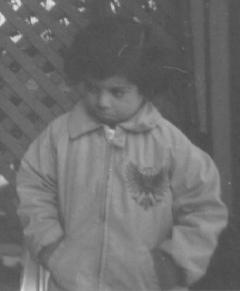
#> input picture Task_1/pout.jpg, 240 x 291 px
$ jupyter execute Exp1.ipynb
#> lines starting #> are read from the running program, lines starting #| are printed output that depends on the picture
### Choose an image with low contrast and work with it as gray image

[cell 1]
import cv2
from matplotlib import pyplot as plt
img = cv2.imread('pout.jpg',0)
#> img is the input picture: shape (291, 240); min 72, max 229, mean 110.3

### Plotting the histogram

[cell 2]
plt.hist(img.ravel(), bins=256)
plt.xlabel('Intensity Value')
plt.ylabel('Count')
plt.show()
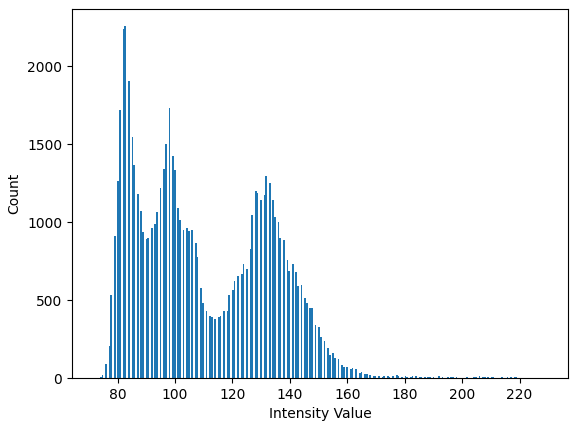
#> figure drawn by matplotlib, 1 panel; tallest bar 2255 high, from x = 82.43 to 83.04

### Plot the cumulative histogram

[cell 3]
plt.hist(img.ravel(), bins=256, cumulative = True)
plt.xlabel('Intensity Value')
plt.ylabel('Count')
plt.show()
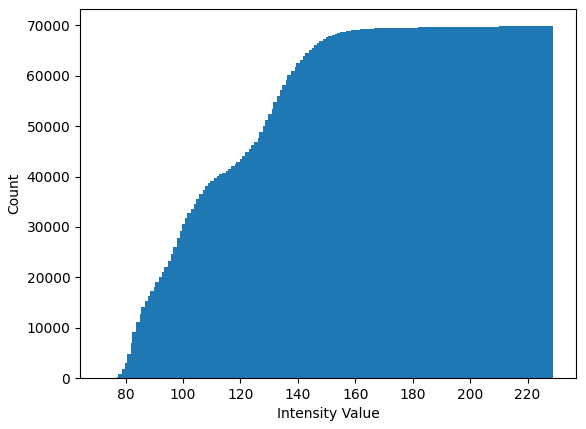
#> figure drawn by matplotlib, 1 panel; tallest bar 69840 high, from x = 228.4 to 229

### Perform histogram equalization and Plotting the modified image

[cell 4]
imgEqualized = cv2.equalizeHist(img)
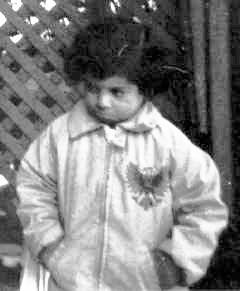
#> imgEqualized: shape (291, 240); min 0, max 255, mean 129.5
plt.imshow(cv2.cvtColor(img, cv2.COLOR_BGR2RGB))
plt.title('Original image')
plt.axis('off')
plt.show()

plt.imshow(cv2.cvtColor(imgEqualized, cv2.COLOR_BGR2RGB))
plt.title('Equalized image')
plt.axis('off')
plt.show()

### Plot the modified image histogram

[cell 5]
plt.hist(imgEqualized.ravel(), bins=256)
plt.xlabel('Intensity Value')
plt.ylabel('Count')
plt.show()
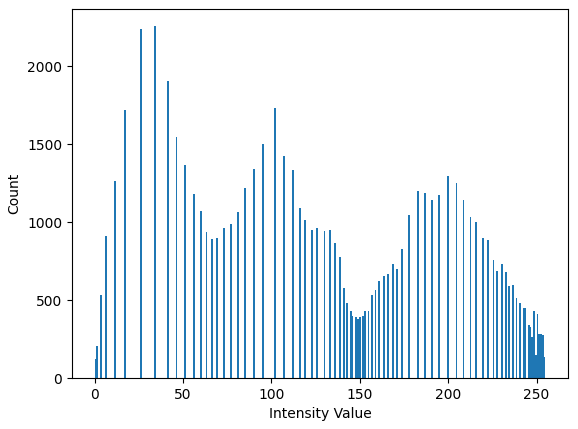
#> figure drawn by matplotlib, 1 panel; tallest bar 2255 high, from x = 33.87 to 34.86

### Plot the modified image cumulative histogram

[cell 6]
plt.hist(imgEqualized.ravel(), bins=256, cumulative = True)
plt.xlabel('Intensity Value')
plt.ylabel('Count')
plt.show()
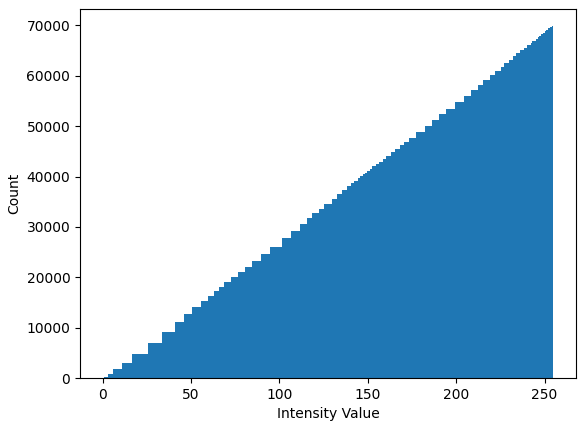
#> figure drawn by matplotlib, 1 panel; tallest bar 69840 high, from x = 254 to 255
